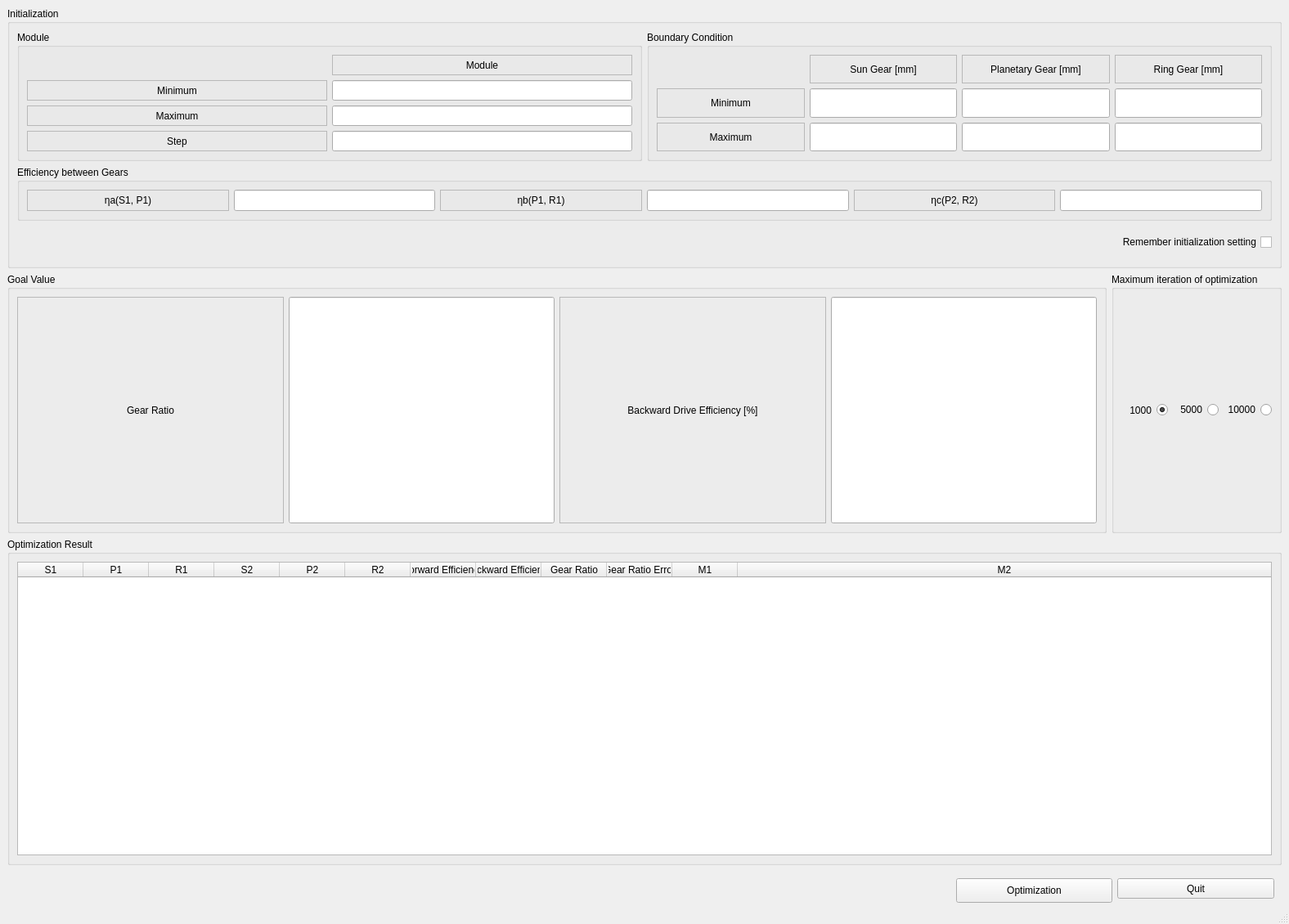
<?xml version="1.0" encoding="UTF-8"?>
<ui version="4.0">
 <class>MainWindow</class>
 <widget class="QMainWindow" name="MainWindow">
  <property name="geometry">
   <rect>
    <x>0</x>
    <y>0</y>
    <width>1576</width>
    <height>1130</height>
   </rect>
  </property>
  <property name="sizePolicy">
   <sizepolicy hsizetype="MinimumExpanding" vsizetype="MinimumExpanding">
    <horstretch>0</horstretch>
    <verstretch>0</verstretch>
   </sizepolicy>
  </property>
  <property name="minimumSize">
   <size>
    <width>1576</width>
    <height>1130</height>
   </size>
  </property>
  <property name="maximumSize">
   <size>
    <width>16777215</width>
    <height>16777215</height>
   </size>
  </property>
  <property name="windowTitle">
   <string>Optimal Gear Ratio Calculation Tool by DRCL(모듈 우선 버전)</string>
  </property>
  <widget class="QWidget" name="centralwidget">
   <layout class="QVBoxLayout" name="verticalLayout_2">
    <item>
     <widget class="QGroupBox" name="groupBox_6">
      <property name="sizePolicy">
       <sizepolicy hsizetype="MinimumExpanding" vsizetype="MinimumExpanding">
        <horstretch>0</horstretch>
        <verstretch>0</verstretch>
       </sizepolicy>
      </property>
      <property name="minimumSize">
       <size>
        <width>932</width>
        <height>280</height>
       </size>
      </property>
      <property name="maximumSize">
       <size>
        <width>16777215</width>
        <height>16777215</height>
       </size>
      </property>
      <property name="title">
       <string>Initialization</string>
      </property>
      <layout class="QVBoxLayout" name="verticalLayout">
       <property name="leftMargin">
        <number>9</number>
       </property>
       <property name="topMargin">
        <number>9</number>
       </property>
       <property name="rightMargin">
        <number>9</number>
       </property>
       <property name="bottomMargin">
        <number>9</number>
       </property>
       <item>
        <widget class="QWidget" name="widget_2" native="true">
         <property name="sizePolicy">
          <sizepolicy hsizetype="MinimumExpanding" vsizetype="MinimumExpanding">
           <horstretch>0</horstretch>
           <verstretch>0</verstretch>
          </sizepolicy>
         </property>
         <property name="minimumSize">
          <size>
           <width>908</width>
           <height>140</height>
          </size>
         </property>
         <property name="maximumSize">
          <size>
           <width>16777215</width>
           <height>16777215</height>
          </size>
         </property>
         <layout class="QHBoxLayout" name="horizontalLayout_4">
          <property name="spacing">
           <number>6</number>
          </property>
          <property name="leftMargin">
           <number>0</number>
          </property>
          <property name="topMargin">
           <number>0</number>
          </property>
          <property name="rightMargin">
           <number>0</number>
          </property>
          <property name="bottomMargin">
           <number>0</number>
          </property>
          <item>
           <widget class="QGroupBox" name="groupBox">
            <property name="sizePolicy">
             <sizepolicy hsizetype="MinimumExpanding" vsizetype="MinimumExpanding">
              <horstretch>0</horstretch>
              <verstretch>0</verstretch>
             </sizepolicy>
            </property>
            <property name="minimumSize">
             <size>
              <width>430</width>
              <height>123</height>
             </size>
            </property>
            <property name="title">
             <string>Module</string>
            </property>
            <layout class="QGridLayout" name="gridLayout">
             <item row="3" column="0">
              <widget class="QLabel" name="label_10">
               <property name="sizePolicy">
                <sizepolicy hsizetype="MinimumExpanding" vsizetype="MinimumExpanding">
                 <horstretch>0</horstretch>
                 <verstretch>0</verstretch>
                </sizepolicy>
               </property>
               <property name="minimumSize">
                <size>
                 <width>65</width>
                 <height>25</height>
                </size>
               </property>
               <property name="maximumSize">
                <size>
                 <width>16777215</width>
                 <height>16777215</height>
                </size>
               </property>
               <property name="frameShape">
                <enum>QFrame::StyledPanel</enum>
               </property>
               <property name="text">
                <string>Maximum</string>
               </property>
               <property name="alignment">
                <set>Qt::AlignCenter</set>
               </property>
              </widget>
             </item>
             <item row="3" column="2">
              <widget class="QLineEdit" name="module_2">
               <property name="sizePolicy">
                <sizepolicy hsizetype="MinimumExpanding" vsizetype="MinimumExpanding">
                 <horstretch>0</horstretch>
                 <verstretch>0</verstretch>
                </sizepolicy>
               </property>
               <property name="minimumSize">
                <size>
                 <width>104</width>
                 <height>25</height>
                </size>
               </property>
               <property name="alignment">
                <set>Qt::AlignCenter</set>
               </property>
              </widget>
             </item>
             <item row="1" column="2">
              <widget class="QLineEdit" name="module_1">
               <property name="sizePolicy">
                <sizepolicy hsizetype="MinimumExpanding" vsizetype="MinimumExpanding">
                 <horstretch>0</horstretch>
                 <verstretch>0</verstretch>
                </sizepolicy>
               </property>
               <property name="minimumSize">
                <size>
                 <width>80</width>
                 <height>25</height>
                </size>
               </property>
               <property name="alignment">
                <set>Qt::AlignCenter</set>
               </property>
              </widget>
             </item>
             <item row="0" column="2">
              <widget class="QLabel" name="label_31">
               <property name="sizePolicy">
                <sizepolicy hsizetype="MinimumExpanding" vsizetype="MinimumExpanding">
                 <horstretch>0</horstretch>
                 <verstretch>0</verstretch>
                </sizepolicy>
               </property>
               <property name="minimumSize">
                <size>
                 <width>55</width>
                 <height>25</height>
                </size>
               </property>
               <property name="frameShape">
                <enum>QFrame::StyledPanel</enum>
               </property>
               <property name="text">
                <string>Module</string>
               </property>
               <property name="alignment">
                <set>Qt::AlignCenter</set>
               </property>
              </widget>
             </item>
             <item row="1" column="0">
              <widget class="QLabel" name="label_9">
               <property name="sizePolicy">
                <sizepolicy hsizetype="MinimumExpanding" vsizetype="MinimumExpanding">
                 <horstretch>0</horstretch>
                 <verstretch>0</verstretch>
                </sizepolicy>
               </property>
               <property name="minimumSize">
                <size>
                 <width>65</width>
                 <height>25</height>
                </size>
               </property>
               <property name="maximumSize">
                <size>
                 <width>16777215</width>
                 <height>16777215</height>
                </size>
               </property>
               <property name="frameShape">
                <enum>QFrame::StyledPanel</enum>
               </property>
               <property name="text">
                <string>Minimum</string>
               </property>
               <property name="alignment">
                <set>Qt::AlignCenter</set>
               </property>
              </widget>
             </item>
             <item row="4" column="0">
              <widget class="QLabel" name="label_3">
               <property name="sizePolicy">
                <sizepolicy hsizetype="MinimumExpanding" vsizetype="MinimumExpanding">
                 <horstretch>0</horstretch>
                 <verstretch>0</verstretch>
                </sizepolicy>
               </property>
               <property name="minimumSize">
                <size>
                 <width>65</width>
                 <height>25</height>
                </size>
               </property>
               <property name="frameShape">
                <enum>QFrame::StyledPanel</enum>
               </property>
               <property name="text">
                <string>Step</string>
               </property>
               <property name="alignment">
                <set>Qt::AlignCenter</set>
               </property>
              </widget>
             </item>
             <item row="4" column="2">
              <widget class="QLineEdit" name="module_3">
               <property name="sizePolicy">
                <sizepolicy hsizetype="MinimumExpanding" vsizetype="MinimumExpanding">
                 <horstretch>0</horstretch>
                 <verstretch>0</verstretch>
                </sizepolicy>
               </property>
               <property name="minimumSize">
                <size>
                 <width>104</width>
                 <height>25</height>
                </size>
               </property>
               <property name="alignment">
                <set>Qt::AlignCenter</set>
               </property>
              </widget>
             </item>
            </layout>
           </widget>
          </item>
          <item>
           <widget class="QGroupBox" name="groupBox_2">
            <property name="sizePolicy">
             <sizepolicy hsizetype="MinimumExpanding" vsizetype="MinimumExpanding">
              <horstretch>0</horstretch>
              <verstretch>0</verstretch>
             </sizepolicy>
            </property>
            <property name="minimumSize">
             <size>
              <width>455</width>
              <height>123</height>
             </size>
            </property>
            <property name="title">
             <string>Boundary Condition</string>
            </property>
            <layout class="QGridLayout" name="gridLayout_2">
             <item row="0" column="3">
              <widget class="QLabel" name="label_8">
               <property name="sizePolicy">
                <sizepolicy hsizetype="MinimumExpanding" vsizetype="MinimumExpanding">
                 <horstretch>0</horstretch>
                 <verstretch>0</verstretch>
                </sizepolicy>
               </property>
               <property name="minimumSize">
                <size>
                 <width>105</width>
                 <height>25</height>
                </size>
               </property>
               <property name="maximumSize">
                <size>
                 <width>16777215</width>
                 <height>16777215</height>
                </size>
               </property>
               <property name="frameShape">
                <enum>QFrame::StyledPanel</enum>
               </property>
               <property name="text">
                <string>Ring Gear [mm]</string>
               </property>
               <property name="alignment">
                <set>Qt::AlignCenter</set>
               </property>
              </widget>
             </item>
             <item row="0" column="2">
              <widget class="QLabel" name="label_7">
               <property name="sizePolicy">
                <sizepolicy hsizetype="MinimumExpanding" vsizetype="MinimumExpanding">
                 <horstretch>0</horstretch>
                 <verstretch>0</verstretch>
                </sizepolicy>
               </property>
               <property name="minimumSize">
                <size>
                 <width>140</width>
                 <height>25</height>
                </size>
               </property>
               <property name="maximumSize">
                <size>
                 <width>16777215</width>
                 <height>16777215</height>
                </size>
               </property>
               <property name="frameShape">
                <enum>QFrame::StyledPanel</enum>
               </property>
               <property name="text">
                <string>Planetary Gear [mm]</string>
               </property>
               <property name="alignment">
                <set>Qt::AlignCenter</set>
               </property>
              </widget>
             </item>
             <item row="0" column="1">
              <widget class="QLabel" name="label_6">
               <property name="enabled">
                <bool>true</bool>
               </property>
               <property name="sizePolicy">
                <sizepolicy hsizetype="MinimumExpanding" vsizetype="MinimumExpanding">
                 <horstretch>0</horstretch>
                 <verstretch>0</verstretch>
                </sizepolicy>
               </property>
               <property name="minimumSize">
                <size>
                 <width>104</width>
                 <height>25</height>
                </size>
               </property>
               <property name="maximumSize">
                <size>
                 <width>16777215</width>
                 <height>16777215</height>
                </size>
               </property>
               <property name="frameShape">
                <enum>QFrame::StyledPanel</enum>
               </property>
               <property name="text">
                <string>Sun Gear [mm]</string>
               </property>
               <property name="alignment">
                <set>Qt::AlignCenter</set>
               </property>
              </widget>
             </item>
             <item row="1" column="1">
              <widget class="QLineEdit" name="min_s">
               <property name="sizePolicy">
                <sizepolicy hsizetype="MinimumExpanding" vsizetype="MinimumExpanding">
                 <horstretch>0</horstretch>
                 <verstretch>0</verstretch>
                </sizepolicy>
               </property>
               <property name="minimumSize">
                <size>
                 <width>104</width>
                 <height>25</height>
                </size>
               </property>
               <property name="alignment">
                <set>Qt::AlignCenter</set>
               </property>
              </widget>
             </item>
             <item row="2" column="1">
              <widget class="QLineEdit" name="max_s">
               <property name="sizePolicy">
                <sizepolicy hsizetype="MinimumExpanding" vsizetype="MinimumExpanding">
                 <horstretch>0</horstretch>
                 <verstretch>0</verstretch>
                </sizepolicy>
               </property>
               <property name="minimumSize">
                <size>
                 <width>104</width>
                 <height>25</height>
                </size>
               </property>
               <property name="alignment">
                <set>Qt::AlignCenter</set>
               </property>
              </widget>
             </item>
             <item row="1" column="2">
              <widget class="QLineEdit" name="min_p">
               <property name="sizePolicy">
                <sizepolicy hsizetype="MinimumExpanding" vsizetype="MinimumExpanding">
                 <horstretch>0</horstretch>
                 <verstretch>0</verstretch>
                </sizepolicy>
               </property>
               <property name="minimumSize">
                <size>
                 <width>140</width>
                 <height>25</height>
                </size>
               </property>
               <property name="alignment">
                <set>Qt::AlignCenter</set>
               </property>
              </widget>
             </item>
             <item row="2" column="2">
              <widget class="QLineEdit" name="max_p">
               <property name="sizePolicy">
                <sizepolicy hsizetype="MinimumExpanding" vsizetype="MinimumExpanding">
                 <horstretch>0</horstretch>
                 <verstretch>0</verstretch>
                </sizepolicy>
               </property>
               <property name="minimumSize">
                <size>
                 <width>140</width>
                 <height>25</height>
                </size>
               </property>
               <property name="alignment">
                <set>Qt::AlignCenter</set>
               </property>
              </widget>
             </item>
             <item row="1" column="3">
              <widget class="QLineEdit" name="min_r">
               <property name="sizePolicy">
                <sizepolicy hsizetype="MinimumExpanding" vsizetype="MinimumExpanding">
                 <horstretch>0</horstretch>
                 <verstretch>0</verstretch>
                </sizepolicy>
               </property>
               <property name="minimumSize">
                <size>
                 <width>105</width>
                 <height>25</height>
                </size>
               </property>
               <property name="alignment">
                <set>Qt::AlignCenter</set>
               </property>
              </widget>
             </item>
             <item row="2" column="3">
              <widget class="QLineEdit" name="max_r">
               <property name="sizePolicy">
                <sizepolicy hsizetype="MinimumExpanding" vsizetype="MinimumExpanding">
                 <horstretch>0</horstretch>
                 <verstretch>0</verstretch>
                </sizepolicy>
               </property>
               <property name="minimumSize">
                <size>
                 <width>105</width>
                 <height>25</height>
                </size>
               </property>
               <property name="alignment">
                <set>Qt::AlignCenter</set>
               </property>
              </widget>
             </item>
             <item row="1" column="0">
              <widget class="QLabel" name="label">
               <property name="sizePolicy">
                <sizepolicy hsizetype="MinimumExpanding" vsizetype="MinimumExpanding">
                 <horstretch>0</horstretch>
                 <verstretch>0</verstretch>
                </sizepolicy>
               </property>
               <property name="minimumSize">
                <size>
                 <width>150</width>
                 <height>25</height>
                </size>
               </property>
               <property name="frameShape">
                <enum>QFrame::StyledPanel</enum>
               </property>
               <property name="text">
                <string>Minimum</string>
               </property>
               <property name="alignment">
                <set>Qt::AlignCenter</set>
               </property>
              </widget>
             </item>
             <item row="2" column="0">
              <widget class="QLabel" name="label_2">
               <property name="sizePolicy">
                <sizepolicy hsizetype="MinimumExpanding" vsizetype="MinimumExpanding">
                 <horstretch>0</horstretch>
                 <verstretch>0</verstretch>
                </sizepolicy>
               </property>
               <property name="minimumSize">
                <size>
                 <width>150</width>
                 <height>25</height>
                </size>
               </property>
               <property name="frameShape">
                <enum>QFrame::StyledPanel</enum>
               </property>
               <property name="text">
                <string>Maximum</string>
               </property>
               <property name="alignment">
                <set>Qt::AlignCenter</set>
               </property>
              </widget>
             </item>
            </layout>
           </widget>
          </item>
         </layout>
        </widget>
       </item>
       <item>
        <widget class="QGroupBox" name="groupBox_9">
         <property name="sizePolicy">
          <sizepolicy hsizetype="MinimumExpanding" vsizetype="MinimumExpanding">
           <horstretch>0</horstretch>
           <verstretch>0</verstretch>
          </sizepolicy>
         </property>
         <property name="minimumSize">
          <size>
           <width>908</width>
           <height>67</height>
          </size>
         </property>
         <property name="maximumSize">
          <size>
           <width>16777215</width>
           <height>16777215</height>
          </size>
         </property>
         <property name="title">
          <string>Efficiency between Gears</string>
         </property>
         <layout class="QHBoxLayout" name="horizontalLayout_3">
          <property name="bottomMargin">
           <number>9</number>
          </property>
          <item>
           <widget class="QLabel" name="label_18">
            <property name="sizePolicy">
             <sizepolicy hsizetype="MinimumExpanding" vsizetype="MinimumExpanding">
              <horstretch>0</horstretch>
              <verstretch>0</verstretch>
             </sizepolicy>
            </property>
            <property name="minimumSize">
             <size>
              <width>75</width>
              <height>25</height>
             </size>
            </property>
            <property name="frameShape">
             <enum>QFrame::StyledPanel</enum>
            </property>
            <property name="text">
             <string>ηa(S1, P1)</string>
            </property>
            <property name="alignment">
             <set>Qt::AlignCenter</set>
            </property>
           </widget>
          </item>
          <item>
           <widget class="QLineEdit" name="ebg_a">
            <property name="sizePolicy">
             <sizepolicy hsizetype="MinimumExpanding" vsizetype="MinimumExpanding">
              <horstretch>0</horstretch>
              <verstretch>0</verstretch>
             </sizepolicy>
            </property>
            <property name="minimumSize">
             <size>
              <width>210</width>
              <height>25</height>
             </size>
            </property>
            <property name="alignment">
             <set>Qt::AlignCenter</set>
            </property>
           </widget>
          </item>
          <item>
           <widget class="QLabel" name="label_19">
            <property name="sizePolicy">
             <sizepolicy hsizetype="MinimumExpanding" vsizetype="MinimumExpanding">
              <horstretch>0</horstretch>
              <verstretch>0</verstretch>
             </sizepolicy>
            </property>
            <property name="minimumSize">
             <size>
              <width>75</width>
              <height>25</height>
             </size>
            </property>
            <property name="frameShape">
             <enum>QFrame::StyledPanel</enum>
            </property>
            <property name="text">
             <string>ηb(P1, R1)</string>
            </property>
            <property name="alignment">
             <set>Qt::AlignCenter</set>
            </property>
           </widget>
          </item>
          <item>
           <widget class="QLineEdit" name="ebg_b">
            <property name="sizePolicy">
             <sizepolicy hsizetype="MinimumExpanding" vsizetype="MinimumExpanding">
              <horstretch>0</horstretch>
              <verstretch>0</verstretch>
             </sizepolicy>
            </property>
            <property name="minimumSize">
             <size>
              <width>210</width>
              <height>25</height>
             </size>
            </property>
            <property name="alignment">
             <set>Qt::AlignCenter</set>
            </property>
           </widget>
          </item>
          <item>
           <widget class="QLabel" name="label_20">
            <property name="sizePolicy">
             <sizepolicy hsizetype="MinimumExpanding" vsizetype="MinimumExpanding">
              <horstretch>0</horstretch>
              <verstretch>0</verstretch>
             </sizepolicy>
            </property>
            <property name="minimumSize">
             <size>
              <width>75</width>
              <height>25</height>
             </size>
            </property>
            <property name="frameShape">
             <enum>QFrame::StyledPanel</enum>
            </property>
            <property name="text">
             <string>ηc(P2, R2)</string>
            </property>
            <property name="alignment">
             <set>Qt::AlignCenter</set>
            </property>
           </widget>
          </item>
          <item>
           <widget class="QLineEdit" name="ebg_c">
            <property name="sizePolicy">
             <sizepolicy hsizetype="MinimumExpanding" vsizetype="MinimumExpanding">
              <horstretch>0</horstretch>
              <verstretch>0</verstretch>
             </sizepolicy>
            </property>
            <property name="minimumSize">
             <size>
              <width>210</width>
              <height>25</height>
             </size>
            </property>
            <property name="alignment">
             <set>Qt::AlignCenter</set>
            </property>
           </widget>
          </item>
         </layout>
        </widget>
       </item>
       <item>
        <widget class="QCheckBox" name="remember">
         <property name="sizePolicy">
          <sizepolicy hsizetype="MinimumExpanding" vsizetype="MinimumExpanding">
           <horstretch>0</horstretch>
           <verstretch>0</verstretch>
          </sizepolicy>
         </property>
         <property name="minimumSize">
          <size>
           <width>100</width>
           <height>21</height>
          </size>
         </property>
         <property name="layoutDirection">
          <enum>Qt::RightToLeft</enum>
         </property>
         <property name="text">
          <string>Remember initialization setting</string>
         </property>
        </widget>
       </item>
      </layout>
     </widget>
    </item>
    <item>
     <widget class="QWidget" name="widget_7" native="true">
      <property name="sizePolicy">
       <sizepolicy hsizetype="MinimumExpanding" vsizetype="MinimumExpanding">
        <horstretch>0</horstretch>
        <verstretch>0</verstretch>
       </sizepolicy>
      </property>
      <property name="minimumSize">
       <size>
        <width>0</width>
        <height>67</height>
       </size>
      </property>
      <layout class="QHBoxLayout" name="horizontalLayout_7">
       <property name="spacing">
        <number>6</number>
       </property>
       <property name="leftMargin">
        <number>0</number>
       </property>
       <property name="topMargin">
        <number>0</number>
       </property>
       <property name="rightMargin">
        <number>0</number>
       </property>
       <property name="bottomMargin">
        <number>0</number>
       </property>
       <item>
        <widget class="QGroupBox" name="groupBox_3">
         <property name="sizePolicy">
          <sizepolicy hsizetype="MinimumExpanding" vsizetype="MinimumExpanding">
           <horstretch>0</horstretch>
           <verstretch>0</verstretch>
          </sizepolicy>
         </property>
         <property name="minimumSize">
          <size>
           <width>650</width>
           <height>67</height>
          </size>
         </property>
         <property name="maximumSize">
          <size>
           <width>16777215</width>
           <height>16777215</height>
          </size>
         </property>
         <property name="title">
          <string>Goal Value</string>
         </property>
         <layout class="QHBoxLayout" name="horizontalLayout_9">
          <item>
           <widget class="QLabel" name="label_14">
            <property name="sizePolicy">
             <sizepolicy hsizetype="MinimumExpanding" vsizetype="MinimumExpanding">
              <horstretch>0</horstretch>
              <verstretch>0</verstretch>
             </sizepolicy>
            </property>
            <property name="minimumSize">
             <size>
              <width>80</width>
              <height>25</height>
             </size>
            </property>
            <property name="maximumSize">
             <size>
              <width>16777215</width>
              <height>16777215</height>
             </size>
            </property>
            <property name="frameShape">
             <enum>QFrame::StyledPanel</enum>
            </property>
            <property name="text">
             <string>Gear Ratio</string>
            </property>
            <property name="alignment">
             <set>Qt::AlignCenter</set>
            </property>
           </widget>
          </item>
          <item>
           <widget class="QLineEdit" name="goal_gr">
            <property name="sizePolicy">
             <sizepolicy hsizetype="MinimumExpanding" vsizetype="MinimumExpanding">
              <horstretch>0</horstretch>
              <verstretch>0</verstretch>
             </sizepolicy>
            </property>
            <property name="minimumSize">
             <size>
              <width>80</width>
              <height>25</height>
             </size>
            </property>
            <property name="maximumSize">
             <size>
              <width>16777215</width>
              <height>16777215</height>
             </size>
            </property>
            <property name="alignment">
             <set>Qt::AlignCenter</set>
            </property>
           </widget>
          </item>
          <item>
           <widget class="QLabel" name="label_12">
            <property name="sizePolicy">
             <sizepolicy hsizetype="MinimumExpanding" vsizetype="MinimumExpanding">
              <horstretch>0</horstretch>
              <verstretch>0</verstretch>
             </sizepolicy>
            </property>
            <property name="minimumSize">
             <size>
              <width>210</width>
              <height>25</height>
             </size>
            </property>
            <property name="maximumSize">
             <size>
              <width>16777215</width>
              <height>16777215</height>
             </size>
            </property>
            <property name="frameShape">
             <enum>QFrame::StyledPanel</enum>
            </property>
            <property name="text">
             <string>Backward Drive Efficiency [%]</string>
            </property>
            <property name="alignment">
             <set>Qt::AlignCenter</set>
            </property>
           </widget>
          </item>
          <item>
           <widget class="QLineEdit" name="goal_bde">
            <property name="sizePolicy">
             <sizepolicy hsizetype="MinimumExpanding" vsizetype="MinimumExpanding">
              <horstretch>0</horstretch>
              <verstretch>0</verstretch>
             </sizepolicy>
            </property>
            <property name="minimumSize">
             <size>
              <width>100</width>
              <height>25</height>
             </size>
            </property>
            <property name="maximumSize">
             <size>
              <width>16777215</width>
              <height>16777215</height>
             </size>
            </property>
            <property name="alignment">
             <set>Qt::AlignCenter</set>
            </property>
           </widget>
          </item>
         </layout>
        </widget>
       </item>
       <item>
        <widget class="QGroupBox" name="groupBox_10">
         <property name="title">
          <string>Maximum iteration of optimization</string>
         </property>
         <layout class="QHBoxLayout" name="horizontalLayout_10">
          <item>
           <widget class="QRadioButton" name="iteration_1">
            <property name="minimumSize">
             <size>
              <width>0</width>
              <height>25</height>
             </size>
            </property>
            <property name="layoutDirection">
             <enum>Qt::RightToLeft</enum>
            </property>
            <property name="text">
             <string>1000</string>
            </property>
            <property name="checked">
             <bool>true</bool>
            </property>
           </widget>
          </item>
          <item>
           <widget class="QRadioButton" name="iteration_2">
            <property name="layoutDirection">
             <enum>Qt::RightToLeft</enum>
            </property>
            <property name="text">
             <string>5000</string>
            </property>
           </widget>
          </item>
          <item>
           <widget class="QRadioButton" name="iteration_3">
            <property name="layoutDirection">
             <enum>Qt::RightToLeft</enum>
            </property>
            <property name="text">
             <string>10000</string>
            </property>
           </widget>
          </item>
         </layout>
        </widget>
       </item>
      </layout>
     </widget>
    </item>
    <item>
     <widget class="QGroupBox" name="groupBox_7">
      <property name="sizePolicy">
       <sizepolicy hsizetype="MinimumExpanding" vsizetype="MinimumExpanding">
        <horstretch>0</horstretch>
        <verstretch>0</verstretch>
       </sizepolicy>
      </property>
      <property name="minimumSize">
       <size>
        <width>932</width>
        <height>400</height>
       </size>
      </property>
      <property name="title">
       <string>Optimization Result</string>
      </property>
      <layout class="QVBoxLayout" name="verticalLayout_3">
       <item>
        <widget class="QTableWidget" name="tableWidget">
         <property name="sizePolicy">
          <sizepolicy hsizetype="MinimumExpanding" vsizetype="MinimumExpanding">
           <horstretch>0</horstretch>
           <verstretch>0</verstretch>
          </sizepolicy>
         </property>
         <property name="frameShape">
          <enum>QFrame::StyledPanel</enum>
         </property>
         <property name="frameShadow">
          <enum>QFrame::Sunken</enum>
         </property>
         <property name="verticalScrollBarPolicy">
          <enum>Qt::ScrollBarAsNeeded</enum>
         </property>
         <property name="horizontalScrollBarPolicy">
          <enum>Qt::ScrollBarAsNeeded</enum>
         </property>
         <property name="sizeAdjustPolicy">
          <enum>QAbstractScrollArea::AdjustToContents</enum>
         </property>
         <property name="autoScroll">
          <bool>false</bool>
         </property>
         <property name="horizontalScrollMode">
          <enum>QAbstractItemView::ScrollPerItem</enum>
         </property>
         <property name="showGrid">
          <bool>true</bool>
         </property>
         <property name="sortingEnabled">
          <bool>true</bool>
         </property>
         <property name="wordWrap">
          <bool>true</bool>
         </property>
         <property name="cornerButtonEnabled">
          <bool>true</bool>
         </property>
         <property name="rowCount">
          <number>0</number>
         </property>
         <property name="columnCount">
          <number>12</number>
         </property>
         <attribute name="horizontalHeaderCascadingSectionResizes">
          <bool>true</bool>
         </attribute>
         <attribute name="horizontalHeaderDefaultSectionSize">
          <number>80</number>
         </attribute>
         <attribute name="horizontalHeaderMinimumSectionSize">
          <number>10</number>
         </attribute>
         <attribute name="horizontalHeaderStretchLastSection">
          <bool>true</bool>
         </attribute>
         <column>
          <property name="text">
           <string>S1</string>
          </property>
          <property name="toolTip">
           <string/>
          </property>
          <property name="textAlignment">
           <set>AlignCenter</set>
          </property>
         </column>
         <column>
          <property name="text">
           <string>P1</string>
          </property>
          <property name="textAlignment">
           <set>AlignCenter</set>
          </property>
         </column>
         <column>
          <property name="text">
           <string>R1</string>
          </property>
          <property name="textAlignment">
           <set>AlignCenter</set>
          </property>
         </column>
         <column>
          <property name="text">
           <string>S2</string>
          </property>
          <property name="textAlignment">
           <set>AlignCenter</set>
          </property>
         </column>
         <column>
          <property name="text">
           <string>P2</string>
          </property>
          <property name="textAlignment">
           <set>AlignCenter</set>
          </property>
         </column>
         <column>
          <property name="text">
           <string>R2</string>
          </property>
          <property name="textAlignment">
           <set>AlignCenter</set>
          </property>
         </column>
         <column>
          <property name="text">
           <string>Forward Efficiency</string>
          </property>
          <property name="textAlignment">
           <set>AlignCenter</set>
          </property>
         </column>
         <column>
          <property name="text">
           <string>Backward Efficiency</string>
          </property>
          <property name="textAlignment">
           <set>AlignCenter</set>
          </property>
         </column>
         <column>
          <property name="text">
           <string>Gear Ratio</string>
          </property>
          <property name="textAlignment">
           <set>AlignCenter</set>
          </property>
         </column>
         <column>
          <property name="text">
           <string>Gear Ratio Error</string>
          </property>
          <property name="textAlignment">
           <set>AlignCenter</set>
          </property>
         </column>
         <column>
          <property name="text">
           <string>M1</string>
          </property>
          <property name="textAlignment">
           <set>AlignCenter</set>
          </property>
         </column>
         <column>
          <property name="text">
           <string>M2</string>
          </property>
          <property name="textAlignment">
           <set>AlignCenter</set>
          </property>
         </column>
        </widget>
       </item>
      </layout>
     </widget>
    </item>
    <item>
     <widget class="QWidget" name="widget" native="true">
      <property name="sizePolicy">
       <sizepolicy hsizetype="MinimumExpanding" vsizetype="MinimumExpanding">
        <horstretch>0</horstretch>
        <verstretch>0</verstretch>
       </sizepolicy>
      </property>
      <property name="minimumSize">
       <size>
        <width>932</width>
        <height>35</height>
       </size>
      </property>
      <property name="maximumSize">
       <size>
        <width>16777215</width>
        <height>25</height>
       </size>
      </property>
      <layout class="QHBoxLayout" name="horizontalLayout">
       <property name="topMargin">
        <number>0</number>
       </property>
       <property name="bottomMargin">
        <number>0</number>
       </property>
       <item>
        <spacer name="horizontalSpacer">
         <property name="orientation">
          <enum>Qt::Horizontal</enum>
         </property>
         <property name="sizeHint" stdset="0">
          <size>
           <width>40</width>
           <height>20</height>
          </size>
         </property>
        </spacer>
       </item>
       <item>
        <spacer name="horizontalSpacer_2">
         <property name="orientation">
          <enum>Qt::Horizontal</enum>
         </property>
         <property name="sizeHint" stdset="0">
          <size>
           <width>40</width>
           <height>20</height>
          </size>
         </property>
        </spacer>
       </item>
       <item>
        <spacer name="horizontalSpacer_3">
         <property name="orientation">
          <enum>Qt::Horizontal</enum>
         </property>
         <property name="sizeHint" stdset="0">
          <size>
           <width>40</width>
           <height>20</height>
          </size>
         </property>
        </spacer>
       </item>
       <item>
        <spacer name="horizontalSpacer_4">
         <property name="orientation">
          <enum>Qt::Horizontal</enum>
         </property>
         <property name="sizeHint" stdset="0">
          <size>
           <width>40</width>
           <height>20</height>
          </size>
         </property>
        </spacer>
       </item>
       <item>
        <spacer name="horizontalSpacer_5">
         <property name="orientation">
          <enum>Qt::Horizontal</enum>
         </property>
         <property name="sizeHint" stdset="0">
          <size>
           <width>40</width>
           <height>20</height>
          </size>
         </property>
        </spacer>
       </item>
       <item>
        <spacer name="horizontalSpacer_6">
         <property name="orientation">
          <enum>Qt::Horizontal</enum>
         </property>
         <property name="sizeHint" stdset="0">
          <size>
           <width>40</width>
           <height>20</height>
          </size>
         </property>
        </spacer>
       </item>
       <item>
        <widget class="QPushButton" name="optimal_Button">
         <property name="sizePolicy">
          <sizepolicy hsizetype="MinimumExpanding" vsizetype="MinimumExpanding">
           <horstretch>0</horstretch>
           <verstretch>0</verstretch>
          </sizepolicy>
         </property>
         <property name="minimumSize">
          <size>
           <width>85</width>
           <height>30</height>
          </size>
         </property>
         <property name="maximumSize">
          <size>
           <width>16777215</width>
           <height>25</height>
          </size>
         </property>
         <property name="text">
          <string>Optimization</string>
         </property>
        </widget>
       </item>
       <item>
        <widget class="QPushButton" name="quit_Button">
         <property name="sizePolicy">
          <sizepolicy hsizetype="MinimumExpanding" vsizetype="MinimumExpanding">
           <horstretch>0</horstretch>
           <verstretch>0</verstretch>
          </sizepolicy>
         </property>
         <property name="minimumSize">
          <size>
           <width>85</width>
           <height>25</height>
          </size>
         </property>
         <property name="maximumSize">
          <size>
           <width>16777215</width>
           <height>25</height>
          </size>
         </property>
         <property name="text">
          <string>Quit</string>
         </property>
        </widget>
       </item>
      </layout>
     </widget>
    </item>
   </layout>
  </widget>
  <widget class="QStatusBar" name="statusbar"/>
 </widget>
 <resources/>
 <connections/>
</ui>
